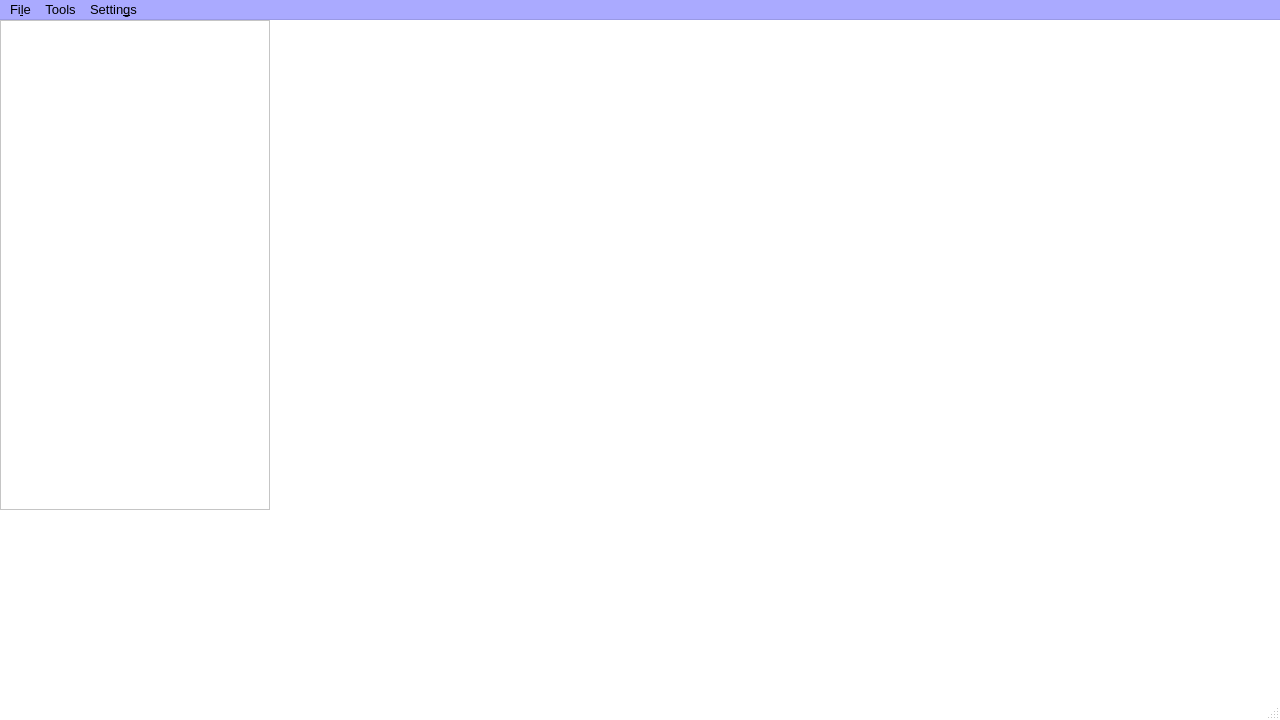
<?xml version="1.0" encoding="UTF-8"?>
<ui version="4.0">
 <class>MainWindow</class>
 <widget class="QMainWindow" name="MainWindow">
  <property name="geometry">
   <rect>
    <x>0</x>
    <y>0</y>
    <width>1280</width>
    <height>720</height>
   </rect>
  </property>
  <property name="palette">
   <palette>
    <active>
     <colorrole role="WindowText">
      <brush brushstyle="SolidPattern">
       <color alpha="255">
        <red>0</red>
        <green>0</green>
        <blue>0</blue>
       </color>
      </brush>
     </colorrole>
     <colorrole role="Button">
      <brush brushstyle="SolidPattern">
       <color alpha="255">
        <red>255</red>
        <green>255</green>
        <blue>255</blue>
       </color>
      </brush>
     </colorrole>
     <colorrole role="Light">
      <brush brushstyle="SolidPattern">
       <color alpha="255">
        <red>255</red>
        <green>255</green>
        <blue>255</blue>
       </color>
      </brush>
     </colorrole>
     <colorrole role="Midlight">
      <brush brushstyle="SolidPattern">
       <color alpha="255">
        <red>255</red>
        <green>255</green>
        <blue>255</blue>
       </color>
      </brush>
     </colorrole>
     <colorrole role="Dark">
      <brush brushstyle="SolidPattern">
       <color alpha="255">
        <red>127</red>
        <green>127</green>
        <blue>127</blue>
       </color>
      </brush>
     </colorrole>
     <colorrole role="Mid">
      <brush brushstyle="SolidPattern">
       <color alpha="255">
        <red>170</red>
        <green>170</green>
        <blue>170</blue>
       </color>
      </brush>
     </colorrole>
     <colorrole role="Text">
      <brush brushstyle="SolidPattern">
       <color alpha="255">
        <red>0</red>
        <green>0</green>
        <blue>0</blue>
       </color>
      </brush>
     </colorrole>
     <colorrole role="BrightText">
      <brush brushstyle="SolidPattern">
       <color alpha="255">
        <red>255</red>
        <green>255</green>
        <blue>255</blue>
       </color>
      </brush>
     </colorrole>
     <colorrole role="ButtonText">
      <brush brushstyle="SolidPattern">
       <color alpha="255">
        <red>0</red>
        <green>0</green>
        <blue>0</blue>
       </color>
      </brush>
     </colorrole>
     <colorrole role="Base">
      <brush brushstyle="SolidPattern">
       <color alpha="255">
        <red>255</red>
        <green>255</green>
        <blue>255</blue>
       </color>
      </brush>
     </colorrole>
     <colorrole role="Window">
      <brush brushstyle="SolidPattern">
       <color alpha="255">
        <red>255</red>
        <green>255</green>
        <blue>255</blue>
       </color>
      </brush>
     </colorrole>
     <colorrole role="Shadow">
      <brush brushstyle="SolidPattern">
       <color alpha="255">
        <red>0</red>
        <green>0</green>
        <blue>0</blue>
       </color>
      </brush>
     </colorrole>
     <colorrole role="AlternateBase">
      <brush brushstyle="SolidPattern">
       <color alpha="255">
        <red>255</red>
        <green>255</green>
        <blue>255</blue>
       </color>
      </brush>
     </colorrole>
     <colorrole role="ToolTipBase">
      <brush brushstyle="SolidPattern">
       <color alpha="255">
        <red>255</red>
        <green>255</green>
        <blue>220</blue>
       </color>
      </brush>
     </colorrole>
     <colorrole role="ToolTipText">
      <brush brushstyle="SolidPattern">
       <color alpha="255">
        <red>0</red>
        <green>0</green>
        <blue>0</blue>
       </color>
      </brush>
     </colorrole>
     <colorrole role="PlaceholderText">
      <brush brushstyle="NoBrush">
       <color alpha="128">
        <red>0</red>
        <green>0</green>
        <blue>0</blue>
       </color>
      </brush>
     </colorrole>
    </active>
    <inactive>
     <colorrole role="WindowText">
      <brush brushstyle="SolidPattern">
       <color alpha="255">
        <red>0</red>
        <green>0</green>
        <blue>0</blue>
       </color>
      </brush>
     </colorrole>
     <colorrole role="Button">
      <brush brushstyle="SolidPattern">
       <color alpha="255">
        <red>255</red>
        <green>255</green>
        <blue>255</blue>
       </color>
      </brush>
     </colorrole>
     <colorrole role="Light">
      <brush brushstyle="SolidPattern">
       <color alpha="255">
        <red>255</red>
        <green>255</green>
        <blue>255</blue>
       </color>
      </brush>
     </colorrole>
     <colorrole role="Midlight">
      <brush brushstyle="SolidPattern">
       <color alpha="255">
        <red>255</red>
        <green>255</green>
        <blue>255</blue>
       </color>
      </brush>
     </colorrole>
     <colorrole role="Dark">
      <brush brushstyle="SolidPattern">
       <color alpha="255">
        <red>127</red>
        <green>127</green>
        <blue>127</blue>
       </color>
      </brush>
     </colorrole>
     <colorrole role="Mid">
      <brush brushstyle="SolidPattern">
       <color alpha="255">
        <red>170</red>
        <green>170</green>
        <blue>170</blue>
       </color>
      </brush>
     </colorrole>
     <colorrole role="Text">
      <brush brushstyle="SolidPattern">
       <color alpha="255">
        <red>0</red>
        <green>0</green>
        <blue>0</blue>
       </color>
      </brush>
     </colorrole>
     <colorrole role="BrightText">
      <brush brushstyle="SolidPattern">
       <color alpha="255">
        <red>255</red>
        <green>255</green>
        <blue>255</blue>
       </color>
      </brush>
     </colorrole>
     <colorrole role="ButtonText">
      <brush brushstyle="SolidPattern">
       <color alpha="255">
        <red>0</red>
        <green>0</green>
        <blue>0</blue>
       </color>
      </brush>
     </colorrole>
     <colorrole role="Base">
      <brush brushstyle="SolidPattern">
       <color alpha="255">
        <red>255</red>
        <green>255</green>
        <blue>255</blue>
       </color>
      </brush>
     </colorrole>
     <colorrole role="Window">
      <brush brushstyle="SolidPattern">
       <color alpha="255">
        <red>255</red>
        <green>255</green>
        <blue>255</blue>
       </color>
      </brush>
     </colorrole>
     <colorrole role="Shadow">
      <brush brushstyle="SolidPattern">
       <color alpha="255">
        <red>0</red>
        <green>0</green>
        <blue>0</blue>
       </color>
      </brush>
     </colorrole>
     <colorrole role="AlternateBase">
      <brush brushstyle="SolidPattern">
       <color alpha="255">
        <red>255</red>
        <green>255</green>
        <blue>255</blue>
       </color>
      </brush>
     </colorrole>
     <colorrole role="ToolTipBase">
      <brush brushstyle="SolidPattern">
       <color alpha="255">
        <red>255</red>
        <green>255</green>
        <blue>220</blue>
       </color>
      </brush>
     </colorrole>
     <colorrole role="ToolTipText">
      <brush brushstyle="SolidPattern">
       <color alpha="255">
        <red>0</red>
        <green>0</green>
        <blue>0</blue>
       </color>
      </brush>
     </colorrole>
     <colorrole role="PlaceholderText">
      <brush brushstyle="NoBrush">
       <color alpha="128">
        <red>0</red>
        <green>0</green>
        <blue>0</blue>
       </color>
      </brush>
     </colorrole>
    </inactive>
    <disabled>
     <colorrole role="WindowText">
      <brush brushstyle="SolidPattern">
       <color alpha="255">
        <red>127</red>
        <green>127</green>
        <blue>127</blue>
       </color>
      </brush>
     </colorrole>
     <colorrole role="Button">
      <brush brushstyle="SolidPattern">
       <color alpha="255">
        <red>255</red>
        <green>255</green>
        <blue>255</blue>
       </color>
      </brush>
     </colorrole>
     <colorrole role="Light">
      <brush brushstyle="SolidPattern">
       <color alpha="255">
        <red>255</red>
        <green>255</green>
        <blue>255</blue>
       </color>
      </brush>
     </colorrole>
     <colorrole role="Midlight">
      <brush brushstyle="SolidPattern">
       <color alpha="255">
        <red>255</red>
        <green>255</green>
        <blue>255</blue>
       </color>
      </brush>
     </colorrole>
     <colorrole role="Dark">
      <brush brushstyle="SolidPattern">
       <color alpha="255">
        <red>127</red>
        <green>127</green>
        <blue>127</blue>
       </color>
      </brush>
     </colorrole>
     <colorrole role="Mid">
      <brush brushstyle="SolidPattern">
       <color alpha="255">
        <red>170</red>
        <green>170</green>
        <blue>170</blue>
       </color>
      </brush>
     </colorrole>
     <colorrole role="Text">
      <brush brushstyle="SolidPattern">
       <color alpha="255">
        <red>127</red>
        <green>127</green>
        <blue>127</blue>
       </color>
      </brush>
     </colorrole>
     <colorrole role="BrightText">
      <brush brushstyle="SolidPattern">
       <color alpha="255">
        <red>255</red>
        <green>255</green>
        <blue>255</blue>
       </color>
      </brush>
     </colorrole>
     <colorrole role="ButtonText">
      <brush brushstyle="SolidPattern">
       <color alpha="255">
        <red>127</red>
        <green>127</green>
        <blue>127</blue>
       </color>
      </brush>
     </colorrole>
     <colorrole role="Base">
      <brush brushstyle="SolidPattern">
       <color alpha="255">
        <red>255</red>
        <green>255</green>
        <blue>255</blue>
       </color>
      </brush>
     </colorrole>
     <colorrole role="Window">
      <brush brushstyle="SolidPattern">
       <color alpha="255">
        <red>255</red>
        <green>255</green>
        <blue>255</blue>
       </color>
      </brush>
     </colorrole>
     <colorrole role="Shadow">
      <brush brushstyle="SolidPattern">
       <color alpha="255">
        <red>0</red>
        <green>0</green>
        <blue>0</blue>
       </color>
      </brush>
     </colorrole>
     <colorrole role="AlternateBase">
      <brush brushstyle="SolidPattern">
       <color alpha="255">
        <red>255</red>
        <green>255</green>
        <blue>255</blue>
       </color>
      </brush>
     </colorrole>
     <colorrole role="ToolTipBase">
      <brush brushstyle="SolidPattern">
       <color alpha="255">
        <red>255</red>
        <green>255</green>
        <blue>220</blue>
       </color>
      </brush>
     </colorrole>
     <colorrole role="ToolTipText">
      <brush brushstyle="SolidPattern">
       <color alpha="255">
        <red>0</red>
        <green>0</green>
        <blue>0</blue>
       </color>
      </brush>
     </colorrole>
     <colorrole role="PlaceholderText">
      <brush brushstyle="NoBrush">
       <color alpha="128">
        <red>0</red>
        <green>0</green>
        <blue>0</blue>
       </color>
      </brush>
     </colorrole>
    </disabled>
   </palette>
  </property>
  <property name="font">
   <font>
    <family>Arial</family>
    <pointsize>10</pointsize>
    <weight>50</weight>
    <bold>false</bold>
   </font>
  </property>
  <property name="windowTitle">
   <string>PRAGA GIS</string>
  </property>
  <property name="autoFillBackground">
   <bool>false</bool>
  </property>
  <property name="animated">
   <bool>false</bool>
  </property>
  <widget class="QWidget" name="centralWidget">
   <property name="minimumSize">
    <size>
     <width>0</width>
     <height>0</height>
    </size>
   </property>
   <property name="maximumSize">
    <size>
     <width>2000</width>
     <height>2000</height>
    </size>
   </property>
   <widget class="QWidget" name="widgetMap" native="true">
    <property name="geometry">
     <rect>
      <x>270</x>
      <y>0</y>
      <width>751</width>
      <height>491</height>
     </rect>
    </property>
    <property name="font">
     <font>
      <family>Arial</family>
     </font>
    </property>
    <property name="mouseTracking">
     <bool>true</bool>
    </property>
   </widget>
   <widget class="QListWidget" name="checkList">
    <property name="geometry">
     <rect>
      <x>0</x>
      <y>0</y>
      <width>270</width>
      <height>490</height>
     </rect>
    </property>
   </widget>
  </widget>
  <widget class="QMenuBar" name="menuBar">
   <property name="geometry">
    <rect>
     <x>0</x>
     <y>0</y>
     <width>1280</width>
     <height>26</height>
    </rect>
   </property>
   <property name="palette">
    <palette>
     <active>
      <colorrole role="WindowText">
       <brush brushstyle="SolidPattern">
        <color alpha="255">
         <red>0</red>
         <green>0</green>
         <blue>0</blue>
        </color>
       </brush>
      </colorrole>
      <colorrole role="Button">
       <brush brushstyle="SolidPattern">
        <color alpha="255">
         <red>170</red>
         <green>170</green>
         <blue>255</blue>
        </color>
       </brush>
      </colorrole>
      <colorrole role="Light">
       <brush brushstyle="SolidPattern">
        <color alpha="255">
         <red>255</red>
         <green>255</green>
         <blue>255</blue>
        </color>
       </brush>
      </colorrole>
      <colorrole role="Midlight">
       <brush brushstyle="SolidPattern">
        <color alpha="255">
         <red>212</red>
         <green>212</green>
         <blue>255</blue>
        </color>
       </brush>
      </colorrole>
      <colorrole role="Dark">
       <brush brushstyle="SolidPattern">
        <color alpha="255">
         <red>85</red>
         <green>85</green>
         <blue>127</blue>
        </color>
       </brush>
      </colorrole>
      <colorrole role="Mid">
       <brush brushstyle="SolidPattern">
        <color alpha="255">
         <red>113</red>
         <green>113</green>
         <blue>170</blue>
        </color>
       </brush>
      </colorrole>
      <colorrole role="Text">
       <brush brushstyle="SolidPattern">
        <color alpha="255">
         <red>0</red>
         <green>0</green>
         <blue>0</blue>
        </color>
       </brush>
      </colorrole>
      <colorrole role="BrightText">
       <brush brushstyle="SolidPattern">
        <color alpha="255">
         <red>255</red>
         <green>255</green>
         <blue>255</blue>
        </color>
       </brush>
      </colorrole>
      <colorrole role="ButtonText">
       <brush brushstyle="SolidPattern">
        <color alpha="255">
         <red>0</red>
         <green>0</green>
         <blue>0</blue>
        </color>
       </brush>
      </colorrole>
      <colorrole role="Base">
       <brush brushstyle="SolidPattern">
        <color alpha="255">
         <red>255</red>
         <green>255</green>
         <blue>255</blue>
        </color>
       </brush>
      </colorrole>
      <colorrole role="Window">
       <brush brushstyle="SolidPattern">
        <color alpha="255">
         <red>170</red>
         <green>170</green>
         <blue>255</blue>
        </color>
       </brush>
      </colorrole>
      <colorrole role="Shadow">
       <brush brushstyle="SolidPattern">
        <color alpha="255">
         <red>0</red>
         <green>0</green>
         <blue>0</blue>
        </color>
       </brush>
      </colorrole>
      <colorrole role="AlternateBase">
       <brush brushstyle="SolidPattern">
        <color alpha="255">
         <red>212</red>
         <green>212</green>
         <blue>255</blue>
        </color>
       </brush>
      </colorrole>
      <colorrole role="ToolTipBase">
       <brush brushstyle="SolidPattern">
        <color alpha="255">
         <red>255</red>
         <green>255</green>
         <blue>220</blue>
        </color>
       </brush>
      </colorrole>
      <colorrole role="ToolTipText">
       <brush brushstyle="SolidPattern">
        <color alpha="255">
         <red>0</red>
         <green>0</green>
         <blue>0</blue>
        </color>
       </brush>
      </colorrole>
      <colorrole role="PlaceholderText">
       <brush brushstyle="NoBrush">
        <color alpha="128">
         <red>0</red>
         <green>0</green>
         <blue>0</blue>
        </color>
       </brush>
      </colorrole>
     </active>
     <inactive>
      <colorrole role="WindowText">
       <brush brushstyle="SolidPattern">
        <color alpha="255">
         <red>0</red>
         <green>0</green>
         <blue>0</blue>
        </color>
       </brush>
      </colorrole>
      <colorrole role="Button">
       <brush brushstyle="SolidPattern">
        <color alpha="255">
         <red>170</red>
         <green>170</green>
         <blue>255</blue>
        </color>
       </brush>
      </colorrole>
      <colorrole role="Light">
       <brush brushstyle="SolidPattern">
        <color alpha="255">
         <red>255</red>
         <green>255</green>
         <blue>255</blue>
        </color>
       </brush>
      </colorrole>
      <colorrole role="Midlight">
       <brush brushstyle="SolidPattern">
        <color alpha="255">
         <red>212</red>
         <green>212</green>
         <blue>255</blue>
        </color>
       </brush>
      </colorrole>
      <colorrole role="Dark">
       <brush brushstyle="SolidPattern">
        <color alpha="255">
         <red>85</red>
         <green>85</green>
         <blue>127</blue>
        </color>
       </brush>
      </colorrole>
      <colorrole role="Mid">
       <brush brushstyle="SolidPattern">
        <color alpha="255">
         <red>113</red>
         <green>113</green>
         <blue>170</blue>
        </color>
       </brush>
      </colorrole>
      <colorrole role="Text">
       <brush brushstyle="SolidPattern">
        <color alpha="255">
         <red>0</red>
         <green>0</green>
         <blue>0</blue>
        </color>
       </brush>
      </colorrole>
      <colorrole role="BrightText">
       <brush brushstyle="SolidPattern">
        <color alpha="255">
         <red>255</red>
         <green>255</green>
         <blue>255</blue>
        </color>
       </brush>
      </colorrole>
      <colorrole role="ButtonText">
       <brush brushstyle="SolidPattern">
        <color alpha="255">
         <red>0</red>
         <green>0</green>
         <blue>0</blue>
        </color>
       </brush>
      </colorrole>
      <colorrole role="Base">
       <brush brushstyle="SolidPattern">
        <color alpha="255">
         <red>255</red>
         <green>255</green>
         <blue>255</blue>
        </color>
       </brush>
      </colorrole>
      <colorrole role="Window">
       <brush brushstyle="SolidPattern">
        <color alpha="255">
         <red>170</red>
         <green>170</green>
         <blue>255</blue>
        </color>
       </brush>
      </colorrole>
      <colorrole role="Shadow">
       <brush brushstyle="SolidPattern">
        <color alpha="255">
         <red>0</red>
         <green>0</green>
         <blue>0</blue>
        </color>
       </brush>
      </colorrole>
      <colorrole role="AlternateBase">
       <brush brushstyle="SolidPattern">
        <color alpha="255">
         <red>212</red>
         <green>212</green>
         <blue>255</blue>
        </color>
       </brush>
      </colorrole>
      <colorrole role="ToolTipBase">
       <brush brushstyle="SolidPattern">
        <color alpha="255">
         <red>255</red>
         <green>255</green>
         <blue>220</blue>
        </color>
       </brush>
      </colorrole>
      <colorrole role="ToolTipText">
       <brush brushstyle="SolidPattern">
        <color alpha="255">
         <red>0</red>
         <green>0</green>
         <blue>0</blue>
        </color>
       </brush>
      </colorrole>
      <colorrole role="PlaceholderText">
       <brush brushstyle="NoBrush">
        <color alpha="128">
         <red>0</red>
         <green>0</green>
         <blue>0</blue>
        </color>
       </brush>
      </colorrole>
     </inactive>
     <disabled>
      <colorrole role="WindowText">
       <brush brushstyle="SolidPattern">
        <color alpha="255">
         <red>85</red>
         <green>85</green>
         <blue>127</blue>
        </color>
       </brush>
      </colorrole>
      <colorrole role="Button">
       <brush brushstyle="SolidPattern">
        <color alpha="255">
         <red>170</red>
         <green>170</green>
         <blue>255</blue>
        </color>
       </brush>
      </colorrole>
      <colorrole role="Light">
       <brush brushstyle="SolidPattern">
        <color alpha="255">
         <red>255</red>
         <green>255</green>
         <blue>255</blue>
        </color>
       </brush>
      </colorrole>
      <colorrole role="Midlight">
       <brush brushstyle="SolidPattern">
        <color alpha="255">
         <red>212</red>
         <green>212</green>
         <blue>255</blue>
        </color>
       </brush>
      </colorrole>
      <colorrole role="Dark">
       <brush brushstyle="SolidPattern">
        <color alpha="255">
         <red>85</red>
         <green>85</green>
         <blue>127</blue>
        </color>
       </brush>
      </colorrole>
      <colorrole role="Mid">
       <brush brushstyle="SolidPattern">
        <color alpha="255">
         <red>113</red>
         <green>113</green>
         <blue>170</blue>
        </color>
       </brush>
      </colorrole>
      <colorrole role="Text">
       <brush brushstyle="SolidPattern">
        <color alpha="255">
         <red>85</red>
         <green>85</green>
         <blue>127</blue>
        </color>
       </brush>
      </colorrole>
      <colorrole role="BrightText">
       <brush brushstyle="SolidPattern">
        <color alpha="255">
         <red>255</red>
         <green>255</green>
         <blue>255</blue>
        </color>
       </brush>
      </colorrole>
      <colorrole role="ButtonText">
       <brush brushstyle="SolidPattern">
        <color alpha="255">
         <red>85</red>
         <green>85</green>
         <blue>127</blue>
        </color>
       </brush>
      </colorrole>
      <colorrole role="Base">
       <brush brushstyle="SolidPattern">
        <color alpha="255">
         <red>170</red>
         <green>170</green>
         <blue>255</blue>
        </color>
       </brush>
      </colorrole>
      <colorrole role="Window">
       <brush brushstyle="SolidPattern">
        <color alpha="255">
         <red>170</red>
         <green>170</green>
         <blue>255</blue>
        </color>
       </brush>
      </colorrole>
      <colorrole role="Shadow">
       <brush brushstyle="SolidPattern">
        <color alpha="255">
         <red>0</red>
         <green>0</green>
         <blue>0</blue>
        </color>
       </brush>
      </colorrole>
      <colorrole role="AlternateBase">
       <brush brushstyle="SolidPattern">
        <color alpha="255">
         <red>170</red>
         <green>170</green>
         <blue>255</blue>
        </color>
       </brush>
      </colorrole>
      <colorrole role="ToolTipBase">
       <brush brushstyle="SolidPattern">
        <color alpha="255">
         <red>255</red>
         <green>255</green>
         <blue>220</blue>
        </color>
       </brush>
      </colorrole>
      <colorrole role="ToolTipText">
       <brush brushstyle="SolidPattern">
        <color alpha="255">
         <red>0</red>
         <green>0</green>
         <blue>0</blue>
        </color>
       </brush>
      </colorrole>
      <colorrole role="PlaceholderText">
       <brush brushstyle="NoBrush">
        <color alpha="128">
         <red>0</red>
         <green>0</green>
         <blue>0</blue>
        </color>
       </brush>
      </colorrole>
     </disabled>
    </palette>
   </property>
   <property name="autoFillBackground">
    <bool>false</bool>
   </property>
   <widget class="QMenu" name="menuFile">
    <property name="title">
     <string>Fi&amp;le</string>
    </property>
    <addaction name="actionLoadRaster"/>
    <addaction name="actionLoadShapefile"/>
    <addaction name="separator"/>
   </widget>
   <widget class="QMenu" name="menuGIS_settings">
    <property name="title">
     <string>Settin&amp;gs</string>
    </property>
    <widget class="QMenu" name="menuMap">
     <property name="title">
      <string>&amp;Map</string>
     </property>
     <addaction name="actionMapOpenStreetMap"/>
     <addaction name="actionMapTerrain"/>
     <addaction name="actionMapESRISatellite"/>
    </widget>
    <addaction name="menuMap"/>
    <addaction name="separator"/>
   </widget>
   <widget class="QMenu" name="menuTools">
    <property name="title">
     <string>Tools</string>
    </property>
    <addaction name="actionRasterize_shape"/>
    <addaction name="actionCompute_Unit_Crop_Map"/>
   </widget>
   <addaction name="menuFile"/>
   <addaction name="menuTools"/>
   <addaction name="menuGIS_settings"/>
  </widget>
  <widget class="QStatusBar" name="statusBar"/>
  <action name="actionLoadRaster">
   <property name="text">
    <string>&amp;Load Raster...</string>
   </property>
  </action>
  <action name="actionMapOpenStreetMap">
   <property name="checkable">
    <bool>true</bool>
   </property>
   <property name="checked">
    <bool>false</bool>
   </property>
   <property name="text">
    <string>&amp;OpenStreetMap</string>
   </property>
  </action>
  <action name="actionMapESRISatellite">
   <property name="checkable">
    <bool>true</bool>
   </property>
   <property name="text">
    <string>&amp;ESRI - World Imagery</string>
   </property>
  </action>
  <action name="actionMapTerrain">
   <property name="checkable">
    <bool>true</bool>
   </property>
   <property name="text">
    <string>&amp;Stamen - Terrain</string>
   </property>
  </action>
  <action name="actionLoadShapefile">
   <property name="text">
    <string>Load Shapefile...</string>
   </property>
  </action>
  <action name="actionRasterize_shape">
   <property name="text">
    <string>Rasterize shape</string>
   </property>
  </action>
  <action name="actionCompute_Unit_Crop_Map">
   <property name="text">
    <string>Compute Unit Crop Map</string>
   </property>
  </action>
 </widget>
 <layoutdefault spacing="6" margin="11"/>
 <resources/>
 <connections/>
 <slots>
  <slot>on_timeChanged(QTime)</slot>
 </slots>
</ui>
